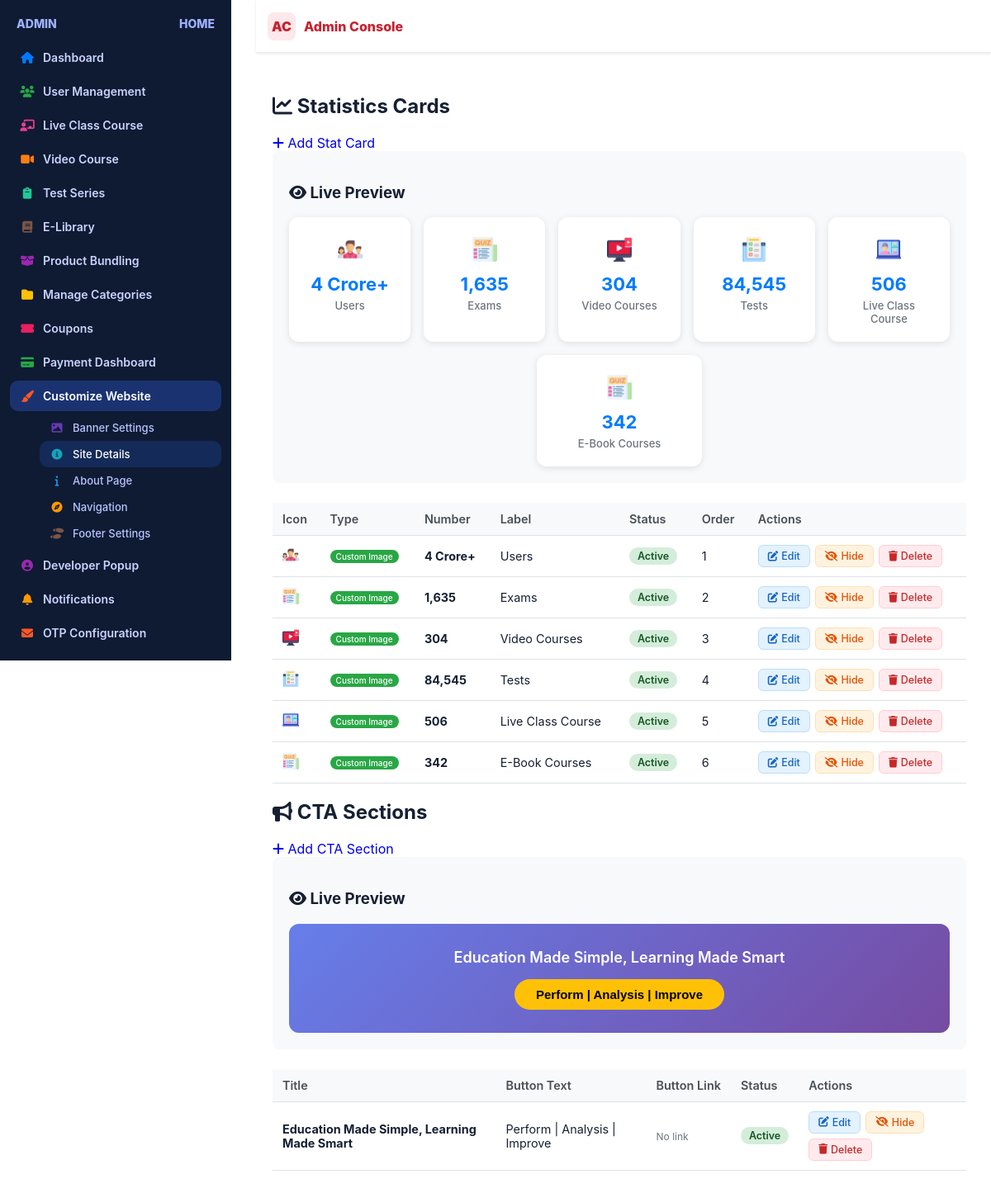
The page /other-details-edit/ (signed in) on the database its author committed.
### adminpanel/models.py (models this page shows, shortened)
class StatCard(models.Model):
    ICON_TYPE_CHOICES = [
        ('font_awesome', 'Font Awesome Icon'),
        ('image', 'Custom Image'),
    ]
    icon_type = models.CharField(
        max_length=20,
        choices=ICON_TYPE_CHOICES,
        default='font_awesome',
        help_text="Choose between Font Awesome icon or custom image"
    )
    icon = models.CharField(
        max_length=50,
        blank=True,
        null=True,
        help_text="Font Awesome icon name (e.g., users, graduation-cap)"
    )
    icon_image = models.ImageField(
        upload_to=stat_icon_upload_path,
        blank=True,
        null=True,
        help_text="Upload custom icon image (.png, .jpg, .svg)"
    )
    icon_color = models.CharField(
        max_length=7,
        default='#007bff',
        help_text="Hex color code for Font Awesome icons (e.g., #007bff)"
    )
    number = models.CharField(
        max_length=50,
        help_text="Statistic number (e.g., 4 Crore+)"
    )
    label = models.CharField(
        max_length=100,
        help_text="Label text (e.g., Users)"
    )
    is_active = models.BooleanField(default=True)
    order = models.IntegerField(
        default=0,
        help_text="Display order (lower numbers first)"
    )
    created_at = models.DateTimeField(auto_now_add=True)
    updated_at = models.DateTimeField(auto_now=True)
    class Meta:
        ordering = ['order', 'created_at']

class CTASection(models.Model):
    title = models.CharField(max_length=200, help_text="Main CTA text")
    button_text = models.CharField(max_length=100, help_text="Button text")
    button_link = models.URLField(blank=True, help_text="Optional button link")
    is_active = models.BooleanField(default=True)
    created_at = models.DateTimeField(auto_now_add=True)
    updated_at = models.DateTimeField(auto_now=True)
    class Meta:
        verbose_name = "CTA Section"
        verbose_name_plural = "CTA Sections"

### adminpanel/views.py (the view)
# urls.py: path('other-details-edit/', views.other_details_edit, name='other_details_edit'),
@login_required
def other_details_edit(request):
    stat_cards = StatCard.objects.all().order_by('order')
    cta_sections = CTASection.objects.all().order_by('-created_at')
    context = {'stat_cards': stat_cards, 'cta_sections': cta_sections}
    return render(request, 'other_details_edit.html', context)

### adminpanel/templates/other_details_edit.html (shortened to what this page needs)
{% extends 'admin_dashboard.html' %}
{% block content %}
<div class="ad-main-content">
    <div class="ad-card">
        <div class="ad-card-header">
            <h2><i class="fas fa-chart-line"></i> Statistics Cards</h2>
            <a href="{% url 'stat_card_create' %}" class="ad-btn ad-btn-primary">
                <i class="fas fa-plus"></i> Add Stat Card
            </a>
        </div>
        <div class="ad-card-body">
            <div class="stats-preview-container">
                <h3><i class="fas fa-eye"></i> Live Preview</h3>
                <div class="stats-preview">
                    {% for stat in stat_cards %}
                        {% if stat.is_active %}
                            <div class="stat-card-preview">
                                <div class="stat-icon">
                                    {% if stat.icon_type == 'font_awesome' and stat.icon %}
                                        <i class="fas fa-{{ stat.icon }}" style="color: {{ stat.icon_color|default:'#007bff' }};"></i>
                                    {% elif stat.icon_type == 'image' and stat.icon_image %}
                                        <img src="{{ stat.icon_image.url }}" alt="{{ stat.label }}" class="custom-icon-preview">
                                    {% elif stat.icon %}
                                        <i class="fas fa-{{ stat.icon }}" style="color: {{ stat.icon_color|default:'#007bff' }};"></i>
                                    {% else %}
                                        <i class="fas fa-question-circle" style="color: #6c757d;"></i>
                                    {% endif %}
                                </div>
                                <div class="stat-number">{{ stat.number }}</div>
                                <div class="stat-label">{{ stat.label }}</div>
                            </div>
                        {% endif %}
                    {% empty %}
                        <p class="ad-empty-state">No active stat cards</p>
                    {% endfor %}
                </div>
            </div>
            {% if stat_cards %}
                <table class="ad-table desktop-table">
                    <thead>
                        <tr>
                            <th>Icon</th>
                            <th>Type</th>
                            <th>Number</th>
                            <th>Label</th>
                            <th>Status</th>
                            <th>Order</th>
                            <th>Actions</th>
                        </tr>
                    </thead>
                    <tbody>
                        {% for stat in stat_cards %}
                            <tr {% if not stat.is_active %}class="ad-inactive-row"{% endif %}>
                                <td class="icon-cell">
                                    {% if stat.icon_type == 'font_awesome' and stat.icon %}
                                        <i class="fas fa-{{ stat.icon }}" style="color: {{ stat.icon_color|default:'#007bff' }};"></i>
                                    {% elif stat.icon_type == 'image' and stat.icon_image %}
                                        <img src="{{ stat.icon_image.url }}" alt="{{ stat.label }}" style="width:20px;height:20px;object-fit:contain;">
                                    {% elif stat.icon %}
                                        <i class="fas fa-{{ stat.icon }}" style="color: {{ stat.icon_color|default:'#007bff' }};"></i>
                                    {% else %}
                                        <i class="fas fa-question-circle" style="color:#6c757d;"></i>
                                    {% endif %}
                                </td>
                                <td>
                                    {% if stat.icon_type == 'font_awesome' %}
                                        <span class="badge badge-primary">Font Awesome</span>
                                    {% elif stat.icon_type == 'image' %}
                                        <span class="badge badge-success">Custom Image</span>
                                    {% else %}
                                        <span class="badge badge-secondary">Legacy</span>
                                    {% endif %}
                                </td>
                                <td><strong>{{ stat.number }}</strong></td>
                                <td>{{ stat.label }}</td>
                                <td>
                                    {% if stat.is_active %}
                                        <span class="ad-status ad-active">Active</span>
                                    {% else %}
                                        <span class="ad-status ad-inactive-status">Inactive</span>
                                    {% endif %}
                                </td>
                                <td>{{ stat.order }}</td>
                                <td class="ad-actions">
                                    <div class="action-buttons">
                                        <a href="{% url 'stat_card_edit' stat.pk %}" class="action-btn edit-btn">
                                            <i class="fas fa-edit"></i> Edit
                                        </a>
                                        <a href="{% url 'stat_card_toggle_status' stat.pk %}"
                                           class="action-btn {% if stat.is_active %}hide-btn{% else %}show-btn{% endif %}">
                                            {% if stat.is_active %}<i class="fas fa-eye-slash"></i> Hide
                                            {% else %}<i class="fas fa-eye"></i> Show{% endif %}
                                        </a>
                                        <a href="{% url 'stat_card_delete' stat.pk %}"
                                           onclick="return confirm('Are you sure you want to delete this stat card?')"
                                           class="action-btn delete-btn">
                                            <i class="fas fa-trash"></i> Delete
                                        </a>
                                    </div>
                                </td>
                            </tr>
                        {% endfor %}
                    </tbody>
                </table>
            {% else %}
                <div class="ad-empty-state">
                    <h3>No stat cards created yet</h3>
                    <p>Create your first stat card to display statistics on your website.</p>
                    <a href="{% url 'stat_card_create' %}" class="ad-btn ad-btn-primary">Create First Stat Card</a>
                </div>
            {% endif %}
        </div>
    </div>
    <div class="ad-card">
        <div class="ad-card-header">
            <h2><i class="fas fa-bullhorn"></i> CTA Sections</h2>
            <a href="{% url 'cta_section_create' %}" class="ad-btn ad-btn-primary">
                <i class="fas fa-plus"></i> Add CTA Section
            </a>
        </div>
        <div class="ad-card-body">
            <div class="cta-preview-container">
                <h3><i class="fas fa-eye"></i> Live Preview</h3>
                {% for cta in cta_sections %}
                    {% if cta.is_active %}
                        <div class="cta-preview">
                            <div class="cta-title">{{ cta.title }}</div>
                            <button class="cta-btn-preview">{{ cta.button_text }}</button>
                        </div>
                    {% endif %}
                {% empty %}
                    <p class="ad-empty-state">No active CTA sections</p>
                {% endfor %}
            </div>
            {% if cta_sections %}
                <table class="ad-table desktop-table">
                    <thead>
                        <tr>
                            <th>Title</th>
                            <th>Button Text</th>
                            <th>Button Link</th>
                            <th>Status</th>
                            <th>Actions</th>
                        </tr>
                    </thead>
                    <tbody>
                        {% for cta in cta_sections %}
                            <tr {% if not cta.is_active %}class="ad-inactive-row"{% endif %}>
                                <td><strong>{{ cta.title }}</strong></td>
                                <td>{{ cta.button_text }}</td>
                                <td>
                                    {% if cta.button_link %}
                                        <small class="text-muted">{{ cta.button_link|truncatechars:30 }}</small>
                                    {% else %}
                                        <small class="text-muted">No link</small>
                                    {% endif %}
                                </td>
                                <td>
                                    {% if cta.is_active %}
                                        <span class="ad-status ad-active">Active</span>
                                    {% else %}
                                        <span class="ad-status ad-inactive-status">Inactive</span>
                                    {% endif %}
                                </td>
                                <td class="ad-actions">
                                    <div class="action-buttons">
                                        <a href="{% url 'cta_section_edit' cta.pk %}" class="action-btn edit-btn">
                                            <i class="fas fa-edit"></i> Edit
                                        </a>
                                        <a href="{% url 'cta_section_toggle_status' cta.pk %}"
                                           class="action-btn {% if cta.is_active %}hide-btn{% else %}show-btn{% endif %}">
                                            {% if cta.is_active %}<i class="fas fa-eye-slash"></i> Hide
                                            {% else %}<i class="fas fa-eye"></i> Show{% endif %}
                                        </a>
                                        <a href="{% url 'cta_section_delete' cta.pk %}"
                                           onclick="return confirm('Are you sure you want to delete this CTA section?')"
                                           class="action-btn delete-btn">
                                            <i class="fas fa-trash"></i> Delete
                                        </a>
                                    </div>
                                </td>
                            </tr>
                        {% endfor %}
                    </tbody>
                </table>
            {% else %}
                <div class="ad-empty-state">
                    <h3>No CTA sections created yet</h3>
                    <p>Create your first CTA section to display call-to-action content.</p>
                    <a href="{% url 'cta_section_create' %}" class="ad-btn ad-btn-primary">Create First CTA Section</a>
                </div>
            {% endif %}
        </div>
    </div>
</div>
{% endblock %}

### rows shown on the page
StatCard: icon_image (picture), number "4 Crore+", label "Users", icon_type "Custom Image", is_active "Active", order "1"
StatCard: icon_image (picture), number "1,635", label "Exams", icon_type "Custom Image", is_active "Active", order "2"
StatCard: icon_image (picture), number "304", label "Video Courses", icon_type "Custom Image", is_active "Active", order "3"
StatCard: icon_image (picture), number "84,545", label "Tests", icon_type "Custom Image", is_active "Active", order "4"
StatCard: icon_image (picture), number "506", label "Live Class Course", icon_type "Custom Image", is_active "Active", order "5"
StatCard: icon_image (picture), number "342", label "E-Book Courses", icon_type "Custom Image", is_active "Active", order "6"
CTASection: title "Education Made Simple, Learning Made Smart", button_text "Perform | Analysis | Improve", button_link "No link", is_active "Active"
